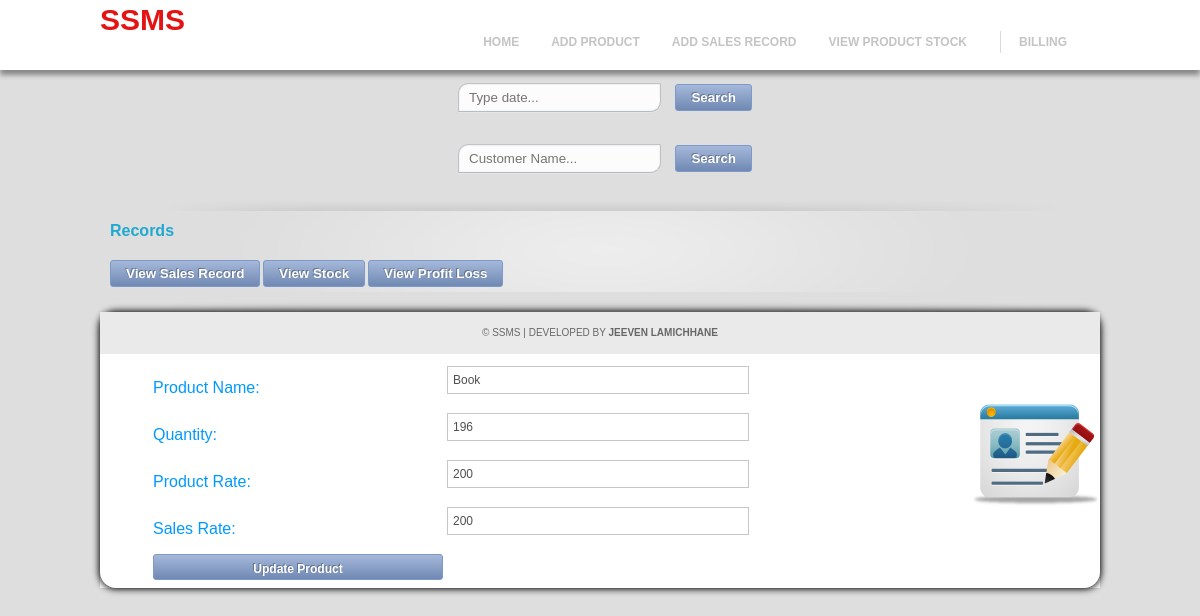
Page /index.php?page=editproduct&id=2 on the committed database.
### tables this page shows
CREATE TABLE IF NOT EXISTS `product` (
  `product_id` int(11) NOT NULL AUTO_INCREMENT,
  `product_name` varchar(100) NOT NULL,
  `product_quantity` int(11) NOT NULL,
  `product_cost` float DEFAULT NULL,
  `sales_rate` float DEFAULT NULL,
  PRIMARY KEY (`product_id`)
);

### pages/editproduct.php (the view)
<?php
if (isset($_GET['id'])) {
    $id=$_GET['id'];
    $sql="select * from `product` where `product_id`='$id'";
    $result=mysqli_query($conn, $sql) or die("Wrong query".mysql_error());
    $row =  mysqli_fetch_array($result); ?>
<form action="index.php?page=editproduct_act" method="post" enctype="multipart/form-data" class="form">
	<?php
        echo "<table>";
    echo "<td><input type='hidden' name='product_id' value=".$row['product_id']."></td>";
    echo "<tr>";
    echo "<td>Product Name:</td>";
    echo "<td><input type='text' name='name' value=".$row['product_name']."></td>";
    echo "</tr>";
    echo "<tr>";
    echo "<td>Quantity:</td>";
    echo "<td><input type='text' name='quantity' value=".$row['product_quantity']."></td>";
    echo "</tr>";
    echo "<tr>";
    echo "<td>Product Rate:</td>";
    echo "<td><input type='text' name='cost' value=".$row['product_cost']."></td>";
    echo "</tr>";
    echo "<tr>";
    echo "<td>Sales Rate:</td>";
    echo "<td><input type='text' name='sales_rate' value=".$row['sales_rate']."></td>";
    echo "</tr>";
    echo "<tr>";
    echo "<td><input type='submit' id='searchSubmit' value='Update Product' name='update'></td>";
    echo "</tr>";
    echo "</form>";
}
?>

### css/master.css (style rules this page uses)
body { font-family:Arial, Helvetica, sans-serif; background-color: #dedede; margin:0; padding:0; }
.main input { display: block; width: 290px; height: 26px; padding: 0 5px; border: 1px solid #c6c6c6; margin: 0 0 15px 0; font: 12px/18px Verdana, Arial, sans-serif; color: #505050; }
#searchSubmit { border:1px solid #7d99ca; -webkit-border-radius: 3px; -moz-border-radius: 3px;border-radius: 3px;font-family:arial, helvetica, sans-serif; padding: 10px 10px 10px 10px; text-shadow: -1px -1px 0 rgba(0,0,0,0.3);font-weight:bold; text-align: center; color: #FFFFFF; background-color: #a5b8da; background-image: -webkit-gradient(linear, left top, left bottom, from(#a5b8da), to(#7089b3)); background-image: -webkit-linear-gradient(top, #a5b8da, #7089b3); background-image: -moz-linear-gradient(top, #a5b8da, #7089b3); background-image: -ms-linear-gradient(top, #a5b8da, #7089b3); background-image: -o-linear-gradient(top, #a5b8da, #7089b3); background-image: linear-gradient(to bottom, #a5b8da, #7089b3);filter:progid:DXImageTransform.Microsoft.gradient(GradientType=0,startColorstr=#a5b8da, endColorstr=#7089b3); margin-bottom: 5px; padding: 5px 15px; }
.form { background:url(../images/form.png) no-repeat; background-position:right; border-radius: 1em 1em 1em 1em; box-shadow: 0 0 7px 1px; width: 100% }
.form table { margin-left:50px; }
.form table td { font-family:Arial, Helvetica, sans-serif; color:#09F; }

### rows in the picture
product: name "Book", quantity "196", cost "200", sales_rate "200"
